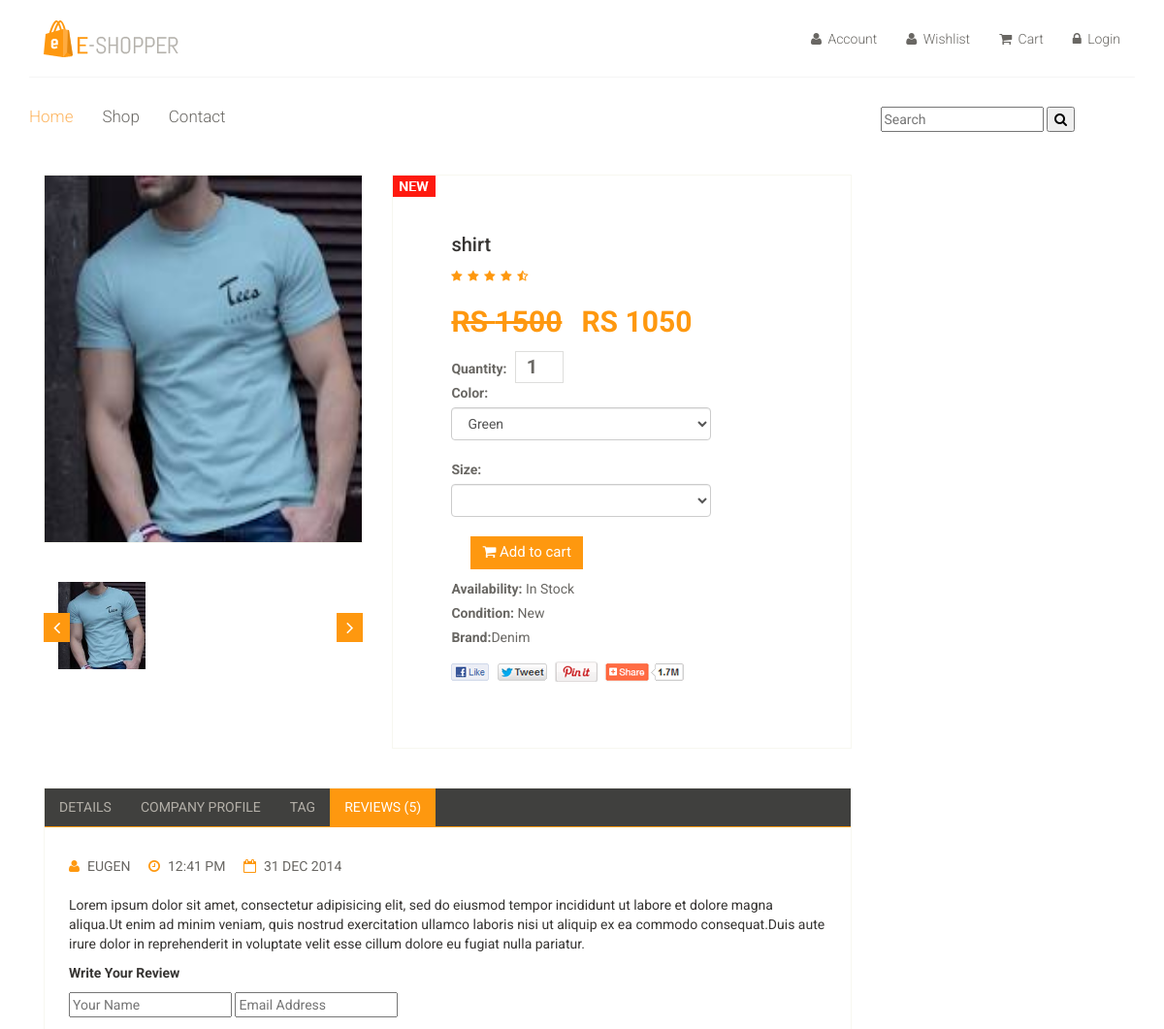
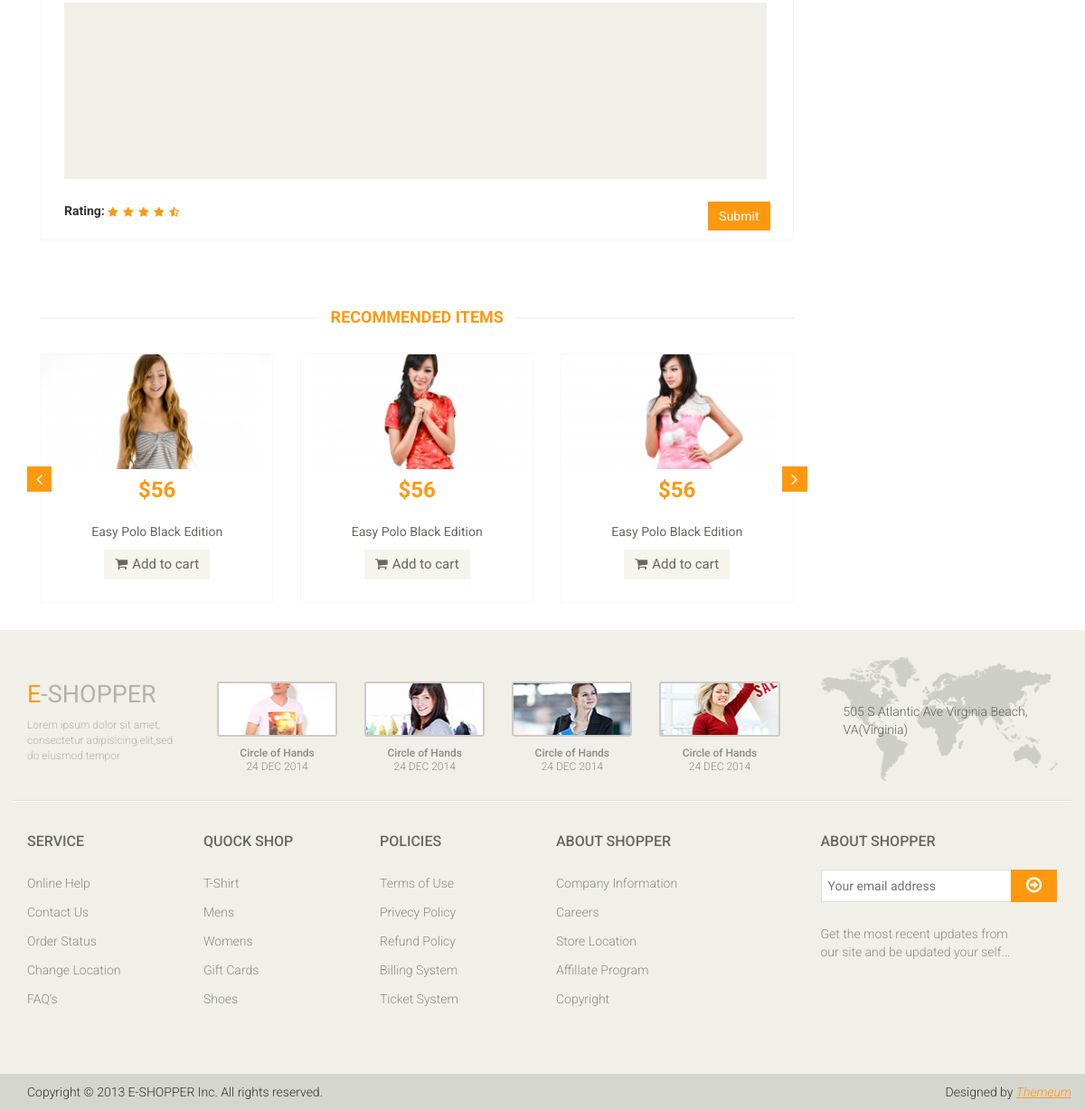
The page /product/8/ on the database its author committed (2 pictures, top to bottom).
### mainApp/models.py (models this page shows, shortened)
class Product(models.Model):
    name= models.CharField(max_length=50)
    desc= models.TextField()
    stock=models.BooleanField(default=False)
    category=models.ForeignKey(Category,on_delete=models.CASCADE)
    brand=models.ForeignKey(Brand,on_delete=models.CASCADE)
    seller=models.ForeignKey(Seller,on_delete=models.CASCADE)
    basePrice=models.IntegerField()
    discount=models.IntegerField(default=0,null=True,blank=True)
    finalPrice=models.IntegerField(default=0,null=True,blank=True)
    red= models.BooleanField(default=False,null=True,blank=True)
    green= models.BooleanField(default=False,null=True,blank=True)
    black= models.BooleanField(default=False,null=True,blank=True)
    white= models.BooleanField(default=False,null=True,blank=True)
    pink= models.BooleanField(default=False,null=True,blank=True)
    xs= models.BooleanField(default=False,null=True,blank=True)
    s= models.BooleanField(default=False,null=True,blank=True)
    l= models.BooleanField(default=False,null=True,blank=True)
    m= models.BooleanField(default=False,null=True,blank=True)
    xl= models.BooleanField(default=False,null=True,blank=True)
    xl= models.BooleanField(default=False,null=True,blank=True)
    img1= models.ImageField(upload_to='images/',default=None,null=True,blank=True)
    img2= models.ImageField(upload_to='images/',default=None,null=True,blank=True)
    img3= models.ImageField(upload_to='images/',default=None,null=True,blank=True)
    img4= models.ImageField(upload_to='images/',default=None,null=True,blank=True)
    img5= models.ImageField(upload_to='images/',default=None,null=True,blank=True)
    date=models.DateTimeField(auto_now=True)

class Brand(models.Model):
    name=models.CharField(max_length=50)

### mainApp/views.py (the view, shortened to what this page needs)
# urls.py: path('product/<int:num>/',views.productDetails),
def productDetails(request,num):
    p=Product.objects.get(id=num)
    return render(request, "product-details.html",
                  {
                      "Product":p,
                  })

### mainApp/templates/product-details.html (shortened to what this page needs)
{% extends 'index.html' %}
{% load static %}
{% block body %}
	<section>
		<div class="container">
			<div class="row">
				<div class="col-sm-9 padding-right">
					<div class="product-details">
						<div class="col-sm-5">
							<div class="view-product">
								<img src="{{Product.img1.url}}" alt="" />
							</div>
							<div id="similar-product" class="carousel slide" data-ride="carousel">
								    <div class="carousel-inner">
										<div class="item active">
											{% if Product.img1 %}
										  <a href=""><img src="{{Product.img1.url}}" height="90px" width="90px" alt=""></a>
											{% endif %}
										</div>
									</div>
								  <a class="left item-control" href="#similar-product" data-slide="prev">
									<i class="fa fa-angle-left"></i>
								  </a>
								  <a class="right item-control" href="#similar-product" data-slide="next">
									<i class="fa fa-angle-right"></i>
								  </a>
							</div>
						</div>
						<div class="col-sm-7">
							<div class="product-information">
								<img src="{% static 'images/product-details/new.jpg" class="newarrival" alt="" />
								<h2>{{Product.name}}</h2>
								<img src="{% static 'images/product-details/rating.png' %}" alt="" />
								<br>
								<span>
									<span><s>RS {{Product.basePrice}}</s></span>
									<span>RS {{Product.finalPrice}}</span>
									<form method="post" >
									<label>Quantity:</label>
									<input name="q" type="number" value="1"/>
										<br>
										<label>Color:</label>
										<select class="form-control" name="color">
											{% if Product.green %}
											<option value="green">Green</option>
											{% endif %}
										</select>
										<br>
										<label>Size:</label>
										<select class="form-control" name="size">
										</select>
										<br>
									<button type="submit" class="btn btn-fefault cart">
										<i class="fa fa-shopping-cart"></i>
										Add to cart
									</button>
								</span>
								<p><b>Availability:</b> In Stock</p>
								<p><b>Condition:</b> New</p>
								<p><b>Brand:</b>{{Product.brand.name}}</p>
								<a href=""><img src="{% static 'images/product-details/share.png" class="share img-responsive"  alt="" /></a>
							</div>
						</div>
					</div>
					<div class="category-tab shop-details-tab">
						<div class="col-sm-12">
							<ul class="nav nav-tabs">
								<li><a href="#details" data-toggle="tab">Details</a></li>
								<li><a href="#companyprofile" data-toggle="tab">Company Profile</a></li>
								<li><a href="#tag" data-toggle="tab">Tag</a></li>
								<li class="active"><a href="#reviews" data-toggle="tab">Reviews (5)</a></li>
							</ul>
						</div>
						<div class="tab-content">
							<div class="tab-pane fade active in" id="reviews" >
								<div class="col-sm-12">
									<ul>
										<li><a href=""><i class="fa fa-user"></i>EUGEN</a></li>
										<li><a href=""><i class="fa fa-clock-o"></i>12:41 PM</a></li>
										<li><a href=""><i class="fa fa-calendar-o"></i>31 DEC 2014</a></li>
									</ul>
									<p>Lorem ipsum dolor sit amet, consectetur adipisicing elit, sed do eiusmod tempor incididunt ut labore et dolore magna aliqua.Ut enim ad minim veniam, quis nostrud exercitation ullamco laboris nisi ut aliquip ex ea commodo consequat.Duis aute irure dolor in reprehenderit in voluptate velit esse cillum dolore eu fugiat nulla pariatur.</p>
									<p><b>Write Your Review</b></p>
									<form action="#">
										<span>
											<input type="text" placeholder="Your Name"/>
											<input type="email" placeholder="Email Address"/>
										</span>
										<textarea name="" ></textarea>
										<b>Rating: </b> <img src="{% static 'images/product-details/rating.png' %}" alt="" />
										<button type="button" class="btn btn-default pull-right">
											Submit
										</button>
									</form>
								</div>
							</div>
						</div>
					</div>
					<div class="recommended_items">
						<h2 class="title text-center">recommended items</h2>
						<div id="recommended-item-carousel" class="carousel slide" data-ride="carousel">
							<div class="carousel-inner">
								<div class="item active">
									<div class="col-sm-4">
										<div class="product-image-wrapper">
											<div class="single-products">
												<div class="productinfo text-center">
													<img src="{% static 'images/home/recommend1.jpg' %}" alt="" />
													<h2>$56</h2>
													<p>Easy Polo Black Edition</p>
													<button type="button" class="btn btn-default add-to-cart"><i class="fa fa-shopping-cart"></i>Add to cart</button>
												</div>
											</div>
										</div>
									</div>
									<div class="col-sm-4">
										<div class="product-image-wrapper">
											<div class="single-products">
												<div class="productinfo text-center">
													<img src="{% static 'images/home/recommend2.jpg' %}" alt="" />
													<h2>$56</h2>
													<p>Easy Polo Black Edition</p>
													<button type="button" class="btn btn-default add-to-cart"><i class="fa fa-shopping-cart"></i>Add to cart</button>
												</div>
											</div>
										</div>
									</div>
									<div class="col-sm-4">
										<div class="product-image-wrapper">
											<div class="single-products">
												<div class="productinfo text-center">
													<img src="{% static 'images/home/recommend3.jpg' %}" alt="" />
													<h2>$56</h2>
													<p>Easy Polo Black Edition</p>
													<button type="button" class="btn btn-default add-to-cart"><i class="fa fa-shopping-cart"></i>Add to cart</button>
												</div>
											</div>
										</div>
									</div>
								</div>
							</div>
							 <a class="left recommended-item-control" href="#recommended-item-carousel" data-slide="prev">
								<i class="fa fa-angle-left"></i>
							  </a>
							  <a class="right recommended-item-control" href="#recommended-item-carousel" data-slide="next">
								<i class="fa fa-angle-right"></i>
							  </a>
						</div>
					</div>
				</div>
			</div>
		</div>
	</section>
{% endblock %}

### rows shown on the page
Product: img1 (picture), name "shirt", basePrice "1500", finalPrice "1050", color "Green", brand.name "Denim"
